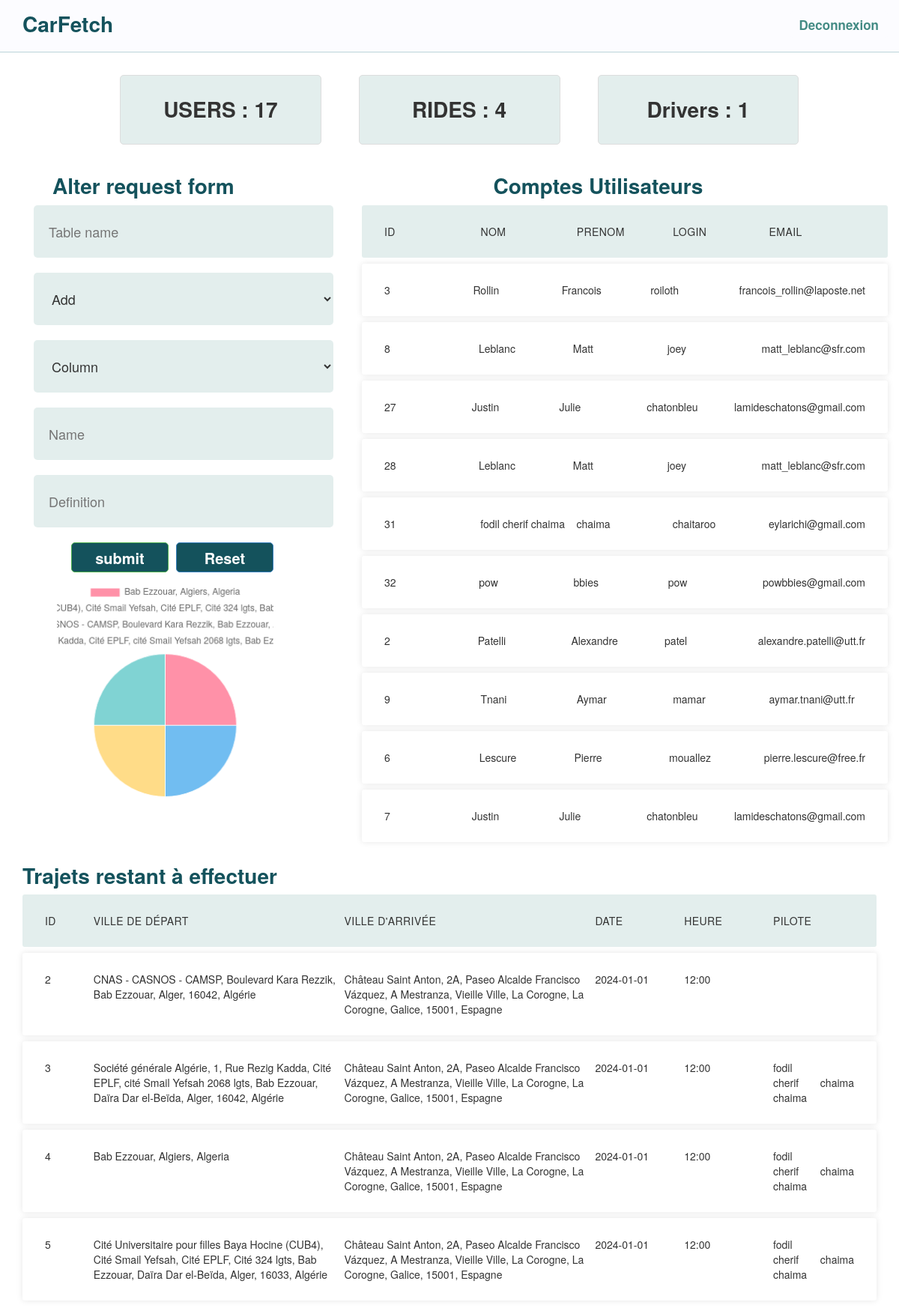
Screenshot of /admin/librairies_admin.php (signed in) with the database file from the repository.
### tables this page shows
CREATE TABLE `user` (
  `id` int(11) NOT NULL,
  `password` varchar(100) NOT NULL,
  `login` varchar(45) NOT NULL,
  `nom` varchar(45) NOT NULL,
  `prenom` varchar(45) NOT NULL,
  `email` varchar(45) NOT NULL,
  `num_tel` varchar(10) NOT NULL,
  `matricule` varchar(10) NOT NULL,
  `compte` int(11) DEFAULT NULL
);

CREATE TABLE `trajet` (
  `id` int(11) NOT NULL PRIMARY KEY,
  `lieu_depart` varchar(200) NOT NULL,
  `destination` varchar(200) NOT NULL,
  `places_max` int(11) NOT NULL,
  `places_prises` int(11) NOT NULL,
  `date` date NOT NULL,
  `pilote_user_id` int(11) NOT NULL,
  `heure_dep` varchar(5) NOT NULL,
  `prix` decimal(10,0) NOT NULL,
  `effectue` tinyint(4) NOT NULL
)  DEFAULT CHARSET=utf8mb4 COLLATE=utf8mb4_general_ci;

### admin/librairies_admin.php (the view, shortened to what this page needs)
<?php
require 'functions.php';
echo '
<div id="rightCol" style = "width : 30%;"> ';
$form = AlterRequestForm();
echo" <div class = 'alterform' >  $form  </div>";
$rideDataQuery = "SELECT lieu_depart, COUNT(*) AS ride_count FROM trajet GROUP BY lieu_depart;";
$rideDataResult = $bdd->query($rideDataQuery);
if ($rideDataResult) {
    $rideChartData = $rideDataResult->fetchAll(PDO::FETCH_ASSOC);
} else {
    die("Failed to fetch ride data: " . print_r($bdd->errorInfo(), true));
}
$labels = json_encode(array_map('strval', array_column($rideChartData, 'lieu_depart')));
$data = json_encode(array_map('strval', array_column($rideChartData, 'ride_count')));
echo "
<div class = 'chartpercity'>
<canvas id='ridesPerCityChart' width = 100px height = 100px></canvas>
</div>
    <script>
        var ctx = document.getElementById('ridesPerCityChart').getContext('2d');
        var labels = " . $labels . ";
        var data = " . $data . ";
        var ridesPerCityChart = new Chart(ctx, {
            type: 'pie', // Change chart type to 'pie'
            data: {
                labels: labels,
                datasets: [{
                    label: 'Number of Rides',
                    data: data,
                    backgroundColor: [
                        'rgba(255, 99, 132, 0.7)',
                        'rgba(54, 162, 235, 0.7)',
                        'rgba(255, 206, 86, 0.7)',
                        'rgba(75, 192, 192, 0.7)',
                        'rgba(153, 102, 255, 0.7)',
                    ],
                    borderWidth: 1
                }]
            },
            options: {
                // If you need any specific options for the pie chart, add them here
            }
        });
    </script>
    </div>";
echo'
<div  id="leftCol" style = "width : 60%; margin-left: 10%;">';
echo "<h1 class='logonavbar' style ='margin-left: 25%'>Comptes Utilisateurs</h1>";
print_request($bdd, "SELECT id, nom, prenom, login, email FROM user ORDER BY RAND() LIMIT 10;");
echo "</div>";
$contenu=ob_get_clean();
echo "
<h1 class='logonavbar'>Trajets restant à effectuer</h1>
<ul class='responsive-table'>
  <li class='table-header'>
    <div class='col col-1'>ID</div>
    <div class='col col-2'>Ville de départ</div>
    <div class='col col-3'>Ville d'arrivée</div>
    <div class='col col-4'>Date</div>
    <div class='col col-5'>Heure</div>
    <div class='col col-6'>Pilote</div>
  </li>";
$reponse = $bdd->query("SELECT id, effectue, lieu_depart, destination, date, heure_dep FROM trajet where effectue = 0");
$index_id = 1;
while ($tab_res = $reponse->fetch()) {
    $reponse_pilote = $bdd->query("SELECT nom, prenom, login FROM trajet T, user U "
        . "WHERE T.pilote_user_id = U.id "
        . "AND T.id = "
        . $index_id . " "
        . "AND effectue = 0 "
        . "GROUP BY T.id");
    if ($tab_res["effectue"] == 0) {
        echo "<li class='table-row'>";
        echo "<div class='col col-1'>" . $tab_res["id"] . "</div>";
        echo "<div class='col col-2'>" . $tab_res["lieu_depart"] . "</div>";
        echo "<div class='col col-3'>" . $tab_res["destination"] . "</div>";
        echo "<div class='col col-4'>" . $tab_res["date"] . "</div>";
        echo "<div class='col col-5'>" . $tab_res["heure_dep"] . "</div>";
        echo "<div class='col col-6'><table>";
        while ($pilote = $reponse_pilote->fetch()) {
            echo "<tr><td>" . $pilote["nom"] . "</td><td>" . $pilote["prenom"] . "</td></tr>";
        }
        echo "</table></div>";
        echo "</li>";
    } else {
    }
    $index_id = $index_id + 1;
}
echo "</ul>";
$contenu3 = ob_get_clean();
$countusers = getCount($bdd, 'user');
$countdrivers = getCount($bdd, 'pilote');
$countrides = getCount($bdd, 'trajet');
echo"
<div class='col-md-3 custom-card'> <h4 class = 'logonavbar' > USERS : $countusers</h4> </div>
<div class='col-md-3 custom-card'> <h4 class = 'logonavbar' > RIDES : $countrides</h4>  </div>
<div class='col-md-3 custom-card'> <h4 class = 'logonavbar' > Drivers : $countdrivers</h4>  </div>
";
$contenu2 = ob_get_clean();
require '../templates/pages/gabarit_admin.php';
?>

### admin/functions.php (shortened to what this page needs)
<?php
require'../config/formulaire.php';
function print_request($bd, $request, $att_req = TRUE) {
    $reponse = $bd->query($request);
    if ($reponse === FALSE) {
        echo "Impossible d'exécuter la requête";
        return FALSE;
    } else {
        $tab_res = $reponse->fetchAll(PDO::FETCH_ASSOC);
        $i = 1;
        if ($att_req) {
            echo '<ul class="responsive-table">';
            foreach ($tab_res as $unres) {
                if ($i == 1) {
                    echo '<li class="table-header">';
                    foreach (array_keys($unres) as $key) {
                        echo '<div class="col">' . $key . '</div>';
                    }
                    echo '</li>';
                }
                echo '<li class="table-row">';
                foreach ($unres as $value) {
                    echo '<div class="col">' . $value . '</div>';
                }
                echo '</li>';
                $i++;
            }
            echo '</ul>';
            return TRUE;
        }
    }
}
function AlterRequestForm() {
    echo "<h1 class='logonavbar' style='margin-left: 25px;'>Alter request form</h1>";
    echo "<form name='form' id='alterformrequest' method='POST' action='librairies_admin.php?action=alterFormContainer'>";
    form_input_text("TabName", TRUE, "Table name", "", 30, "");
    echo"<br><br>";
    form_select("Command", false , 0  ,array("Add","Drop","Modify"));
    echo"<br><br>";
    echo"<br><br>";
    echo"<br><br>";
    echo"<br><br>";
    form_submit("submit","submit", FALSE);
    form_reset("Reset", "Reset", FALSE, FALSE);
    form_fin();
    return ob_get_clean();
}
function getCount($bdd, $tableName) {
    $query = "SELECT COUNT(*) as count FROM $tableName";
    $result = $bdd->query($query);
    if ($result) {
        $row = $result->fetch(PDO::FETCH_ASSOC);
        return $row['count'];
    } else {
        return 0;
    }
}
?>

### config/formulaire.php (shortened to what this page needs)
<?php
function form_fin() {
    echo("</form>");
}
function form_select($name, $multiple, $size, $hash) {
    echo ("<select name = '$name'");
    if ($multiple)
        echo "multiple = '$multiple'";
    if ($size)
        echo "size = '$size'";
    echo ">";
    foreach ($hash as $elem_hash) {
        echo("<option>" . $elem_hash . "</option>");
    }
    echo("</select>");
}
function form_input_text($name, $required, $placeholder, $value, $size, $onChange) {
    echo("<input name = '$name' type = 'text'");
    if ($placeholder)
        echo "placeholder = '$placeholder'";
    if ($value)
        echo "value = '$value'";
    if ($size)
        echo "size = '$size'";
    if ($required)
        echo "required ";
    if ($onChange)
        echo "onChange = '$onChange'";
    echo(">");
}
function form_submit($name, $value, $disabled) {
    echo("<input name='$name' type='submit' class='btn btn-success'");
    if ($value)
        echo "value = '$value'";
    if ($disabled)
        echo " disabled";
    echo(">");
}
function form_reset($name, $value, $disabled, $hidden) {
    echo("<input name='$name' type='reset' class='btn btn-primary'");
    if ($value)
        echo "value = '$value'";
    if ($hidden)
        echo "hidden";
    if ($disabled)
        echo " disabled";
    echo("><br>");
}
?>

### templates/pages/gabarit_admin.php (shortened to what this page needs)
<!DOCTYPE html>
<html lang="en">
    <head>
        <link href="../templates/css/bootstrap.min.css" rel="stylesheet">
        <link rel="stylesheet" href="//maxcdn.bootstrapcdn.com/font-awesome/4.3.0/css/font-awesome.min.css">
        <link href="../templates/css/style2.css" rel="stylesheet">
        <link href="../templates/css/adminStyle.css" rel="stylesheet">
    </head>
    <body>
    <nav class="navbar navbar-default navbar-fixed-top costum-navbar-style" role="banner">
            <div class="container">
                <div class="navbar-header">
                    <a href="#" class="navbar-brand innernav"><span class = "logonavbar">CarFetch</span></a>
                </div>
                <nav class="collapse navbar-collapse innernav" role="navigation">
                    <ul class="nav navbar-nav navbar-right costum-nava-style">
                        <p class="navbar-btn costum-p-navbar-buttons">
                            <a href="../membre/deconnexion.php" class="btn  btn-large insc-button " > Deconnexion</a>
                        </p>
                    </ul>
                </nav>
            </div>
        </nav>
    <div class="container" style = "margin-top: 100px;">
    <div class="row " style = "margin-left: 80px;">
            <?php echo $contenu2; ?>
        </div>
        <div class="row"  style = " display : flex ;">
            <?php echo $contenu; ?>
        </div>
        <div>
            <?php  echo $contenu3; ?>
        </div>
    </div>
</body>
</html>

### templates/css/style2.css (style rules this page uses)
* { padding: 0; margin: 0; }
.navbar-default { border-color: #6ea6ad76; }
.navbar-default .navbar-brand { color: #000000; margin-right: 20px; }
.navbar-default .navbar-collapse, .navbar-default .navbar-form { border-color: #f6fafb; }
.logonavbar { color: #14525c; font-size: 28px; font-weight: 600; }
.costum-navbar-style { background-color: #fcfcff; height: 70px; }
.innernav { margin-top: 7px; }
.insc-button { background-color: #fcfcff; border: 0; margin-left: 30px; color: #438b84; font-size: 17px; font-weight: 600; }

### templates/css/adminStyle.css (style rules this page uses)
.custom-card { background-color: #e3eeed; border: 1px solid #e3eeed; border-radius: 5px; margin-bottom: 20px; margin-left: 50px; text-align: center; }
.custom-card h4 { color: #333; }
.custom-card { border: 1px solid #ddd; padding: 20px; margin-bottom: 20px; background-color: #e3eeed; }
.chartpercity { margin-left : 30px; }
#ridesPerCityChart { width: 100%; height: 100%; border: 1px solid #ffffff; background-color: #ffffff; margin-left : 30px; }
.alterform { margin-left: 30px; }
.alterform input[type="text"] { height: 70px; width: 400px; margin-right: 10px; border: 0; background-color: #438b8426; border-radius: 5px; padding-left: 20px; font-size: 18px; }
.alterform input[type="submit"] { margin-left: 50px; margin-bottom: 10px; width: 130px; height: 40px; background-color: #14525c; font-weight: 600; font-size: 20px; border-radius: 5px; }
.alterform input[type="reset"] { margin-left: 10px; margin-bottom: 10px; width: 130px; height: 40px; background-color: #14525c; font-weight: 600; font-size: 20px; border-radius: 5px; }
.alterform select[name = "Type"] { height: 70px; width: 400px; border: 0; background-color: #438b8426; border-radius: 5px; padding-left: 20px; font-size: 18px; }
.alterform select[name = "Command"] { height: 70px; width: 400px; border: 0; background-color: #438b8426; border-radius: 5px; padding-left: 20px; font-size: 18px; }

### rows the page displays
user: key "ID", key "NOM", key "PRENOM", key "LOGIN", key "EMAIL", id "3", nom "Rollin", prenom "Francois", login "roiloth", email "francois_rollin@laposte.net"
user: id "8", nom "Leblanc", prenom "Matt", login "joey", email "matt_leblanc@sfr.com"
user: id "27", nom "Justin", prenom "Julie", login "chatonbleu", email "lamideschatons@gmail.com"
user: id "28", nom "Leblanc", prenom "Matt", login "joey", email "matt_leblanc@sfr.com"
user: id "31", nom "fodil cherif chaima", prenom "chaima", login "chaitaroo", email "eylarichi@gmail.com"
user: id "32", value "pow", prenom "bbies", email "powbbies@gmail.com"
user: id "2", nom "Patelli", prenom "Alexandre", login "patel", email "alexandre.patelli@utt.fr"
user: id "9", nom "Tnani", prenom "Aymar", login "mamar", email "aymar.tnani@utt.fr"
user: id "6", nom "Lescure", prenom "Pierre", login "mouallez", email "pierre.lescure@free.fr"
user: id "7", nom "Justin", prenom "Julie", login "chatonbleu", email "lamideschatons@gmail.com"
trajet: id "2", lieu_depart "CNAS - CASNOS - CAMSP, Boulevard Kara Rezzik, Bab Ezzouar, Alger, 16042, Algérie", destination "Château Saint Anton, 2A, Paseo Alcalde Francisco Vázquez, A Mestranza, Vieille Ville, La Corogne, La Corogne, Galice, 15001, Espagne", date "2024-01-01", heure_dep "12:00"
trajet: id "3", lieu_depart "Société générale Algérie, 1, Rue Rezig Kadda, Cité EPLF, cité Smail Yefsah 2068 lgts, Bab Ezzouar, Daïra Dar el-Beïda, Alger, 16042, Algérie", destination "Château Saint Anton, 2A, Paseo Alcalde Francisco Vázquez, A Mestranza, Vieille Ville, La Corogne, La Corogne, Galice, 15001, Espagne", date "2024-01-01", heure_dep "12:00", nom "fodil cherif chaima", prenom "chaima"
trajet: id "4", lieu_depart "Bab Ezzouar, Algiers, Algeria", destination "Château Saint Anton, 2A, Paseo Alcalde Francisco Vázquez, A Mestranza, Vieille Ville, La Corogne, La Corogne, Galice, 15001, Espagne", date "2024-01-01", heure_dep "12:00", nom "fodil cherif chaima", prenom "chaima"
trajet: id "5", lieu_depart "Cité Universitaire pour filles Baya Hocine (CUB4), Cité Smail Yefsah, Cité EPLF, Cité 324 lgts, Bab Ezzouar, Daïra Dar el-Beïda, Alger, 16033, Algérie", destination "Château Saint Anton, 2A, Paseo Alcalde Francisco Vázquez, A Mestranza, Vieille Ville, La Corogne, La Corogne, Galice, 15001, Espagne", date "2024-01-01", heure_dep "12:00", nom "fodil cherif chaima", prenom "chaima"

### other values shown
$countusers "17"
$countrides "4"
$countdrivers "1"
form field Command "Add"
form field Type "Column"
chart data {{ $data }} ["1","1","1","1"]
